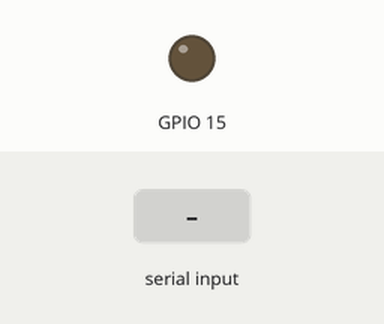
Bench run of a program on a simulated ESP32-S2. On the bench: output pins drawn as LEDs (lit = HIGH). Inputs (shaded band) come from the test bench. WiFi joins after 1.5 s; servers stay silent unless stated; the ROS host is connected and sends only what is stated.

Above: at 5.7 s.
5.8 s: "90,45\n" received over the second serial link
At 7.2 s:
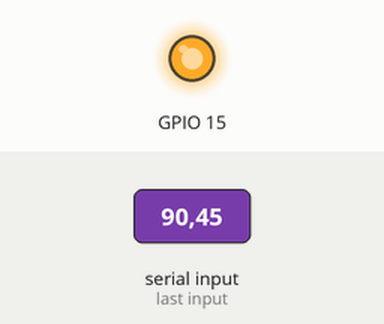
Timing chart, 0 to 8.8 s (numbered marks = the images above; inputs shaded):
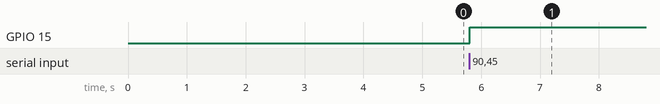

The program:

main.cpp
```cpp
// Include necessary libraries
#include <Arduino.h>
#include <micro_ros_platformio.h>
#include <WiFi.h>  // Required for WiFi connectivity

#include <rcl/rcl.h>
#include <rclc/rclc.h>
#include <rclc/executor.h>
#include <std_msgs/msg/float32_multi_array.h>
#include <geometry_msgs/msg/twist.h>

#if !defined(MICRO_ROS_TRANSPORT_ARDUINO_WIFI)
#error This example is only available for Arduino framework with WiFi transport.
#endif

// Define ROS2 objects
rcl_publisher_t publisher;
std_msgs__msg__Float32MultiArray msg;
rcl_subscription_t subscriber;
geometry_msgs__msg__Twist cmd_vel_msg;

rclc_executor_t executor;
rclc_support_t support;
rcl_allocator_t allocator;
rcl_node_t node;
rcl_timer_t timer;

// Define WiFi Credentials
char ssid[] = "NYU_1143_#2";
char password[] = "Chennai_Boizz";

// Define micro-ROS agent IP and port
IPAddress agent_ip(192, 168, 1, 117);
size_t agent_port = 8888;

float prev_linear_x = 0;
float prev_angular_z = 0;

// Error handling macro
#define RCCHECK(fn) { rcl_ret_t temp_rc = fn; if((temp_rc != RCL_RET_OK)){error_loop();}}
#define RCSOFTCHECK(fn) { rcl_ret_t temp_rc = fn; if((temp_rc != RCL_RET_OK)){}}

// Function to enter an infinite loop if an error occurs
void error_loop() {
  while (1) {
    delay(100);
  }
}

// Timer callback function
void timer_callback(rcl_timer_t *timer, int64_t last_call_time) {
  RCLC_UNUSED(last_call_time);
  if (timer != NULL) {
    if (Serial1.available()) {
      digitalWrite(15, HIGH);
      String data = Serial1.readStringUntil('\n'); // Read full line
      float bot_x, bot_y, bot_ang, ping_ang, ping_dist, vol;
      if (sscanf(data.c_str(), "%f,%f,%f,%f,%f,%f", &bot_x, &bot_y, &bot_ang, &ping_ang, &ping_dist, &vol) == 6) {
        msg.data.data[0] = bot_x;
        msg.data.data[1] = bot_y;
        msg.data.data[2] = bot_ang;
        msg.data.data[3] = ping_ang;
        msg.data.data[4] = ping_dist;
        msg.data.data[5] = vol;
      } else {
        for (int i = 0; i < 6; i++) msg.data.data[i] = 0;
      }
    } else {
      for (int i = 0; i < 6; i++) msg.data.data[i] = 0;
    }
    rcl_publish(&publisher, &msg, NULL);
  }
}

// Callback function for /cmd_vel subscriber
void cmd_vel_callback(const void *msgin) {
  const geometry_msgs__msg__Twist *msg = (const geometry_msgs__msg__Twist *)msgin;
  float linear_x = msg->linear.x;
  float angular_z = msg->angular.z;

  // if(linear_x > prev_linear_x){
  //   Serial1.println("W");  // Forward
  // } else if (linear_x < prev_linear_x){
  //   Serial1.println("X");  // Backward
  // } else if (angular_z > prev_angular_z){
  //   Serial1.println("A");  // Left turn
  // } else if (angular_z < prev_angular_z){
  //   Serial1.println("D");  // Left turn
  // } else {
  //   Serial1.println("S");
  // }
  // prev_linear_x = linear_x;
  // prev_angular_z = angular_z;
  if (linear_x > 0) {
    Serial1.println("W");  // Forward
  } else if (linear_x < 0) {
    Serial1.println("X");  // Backward
  } else if (angular_z > 0) {
    Serial1.println("A");  // Left turn
  } else if (angular_z < 0) {
    Serial1.println("D");  // Right turn
  } else {
    Serial1.println("S");
  }
}

void setup() {
  // Start Serial (for debugging)
  delay(1000);

  pinMode(15, OUTPUT);
  // Initialize UART (for Lolin S2 use GPIO 37 as RX, GPIO 39 as TX)
  Serial1.begin(9600, SERIAL_8N1, 37, 39);  // RX=GPIO37, TX=GPIO39

  // Connect to WiFi
  WiFi.begin(ssid, password);
  while (WiFi.status() != WL_CONNECTED) {
    delay(500);
  }

  // Set up micro-ROS communication over WiFi
  set_microros_wifi_transports(ssid, password, agent_ip, agent_port);
  delay(2000);

  // Get the default allocator
  allocator = rcl_get_default_allocator();

  // Initialize ROS support
  RCCHECK(rclc_support_init(&support, 0, NULL, &allocator));

  // Initialize ROS node
  RCCHECK(rclc_node_init_default(&node, "micro_ros_wifi_node", "", &support));

  // Initialize publisher
  RCCHECK(rclc_publisher_init_default(
    &publisher,
    &node,
    ROSIDL_GET_MSG_TYPE_SUPPORT(std_msgs, msg, Float32MultiArray),
    "micro_ros_wifi_publisher"));

  // Initialize subscriber for /cmd_vel
  RCCHECK(rclc_subscription_init_default(
    &subscriber,
    &node,
    ROSIDL_GET_MSG_TYPE_SUPPORT(geometry_msgs, msg, Twist),
    "cmd_vel"));

  // Set up a timer to publish messages every 1 second
  const unsigned int timer_timeout = 10;
  RCCHECK(rclc_timer_init_default(
    &timer,
    &support,
    RCL_MS_TO_NS(timer_timeout),
    timer_callback));

  // Initialize executor
  RCCHECK(rclc_executor_init(&executor, &support.context, 2, &allocator));
  RCCHECK(rclc_executor_add_timer(&executor, &timer));
  RCCHECK(rclc_executor_add_subscription(&executor, &subscriber, &cmd_vel_msg, &cmd_vel_callback, ON_NEW_DATA));

  // Initialize message data
  msg.data.size = 6;
  msg.data.capacity = 6;
  msg.data.data = (float_t*)malloc(6 * sizeof(float_t));
}

void loop() {
  // Run executor to process ROS tasks
  RCSOFTCHECK(rclc_executor_spin_some(&executor, RCL_MS_TO_NS(100)));
  // delay(10);
}
```

Measured:
- after the input at 5.8 s, GPIO 15: LOW → HIGH at once
